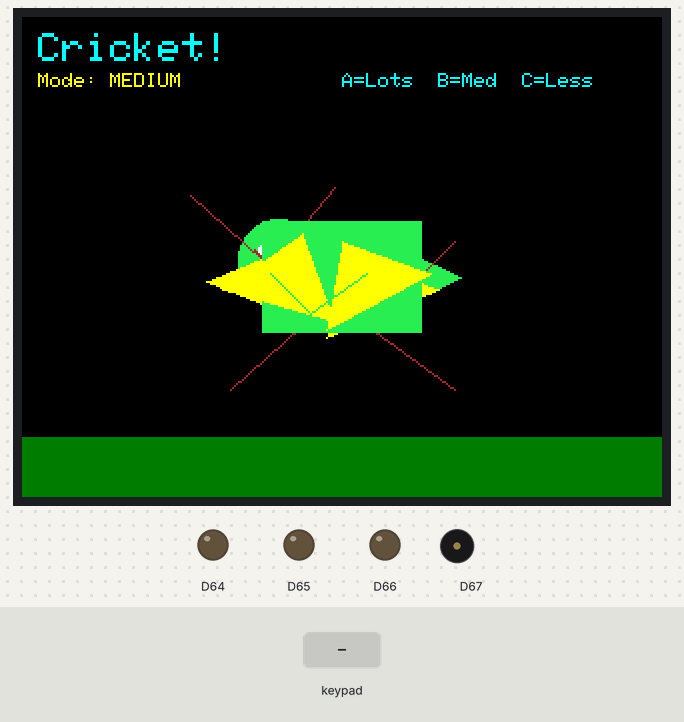
A sketch run on a simulated Arduino Uno R4 WiFi. Shown: 320×240 colour display, output pins drawn as LEDs (lit = HIGH), buzzer (waves = sounding). The test bench sets the inputs (shaded band). Random numbers use the default seed unless the sketch sets one; not simulated (calls return 0 or success): arduino_secrets.h.

Above: at 4.8 s.
4.9 s: key 'A' pressed
At 6.8 s:
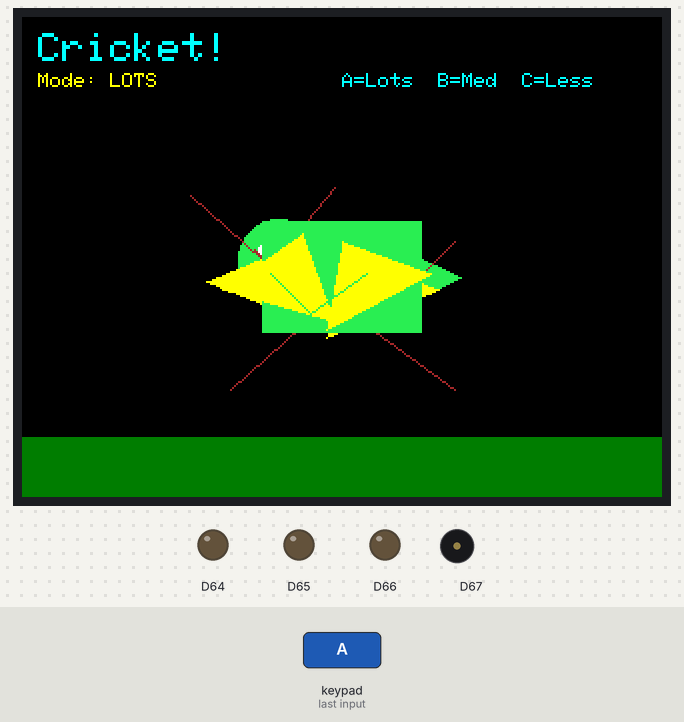
7.9 s: key 'C' pressed
At 7.98 s:
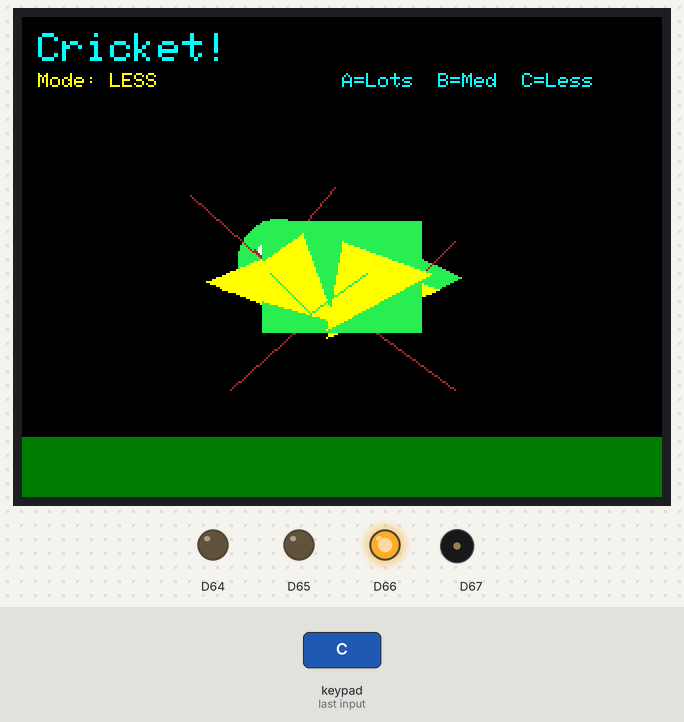
10.5 s: key 'B' pressed
At 10.59 s:
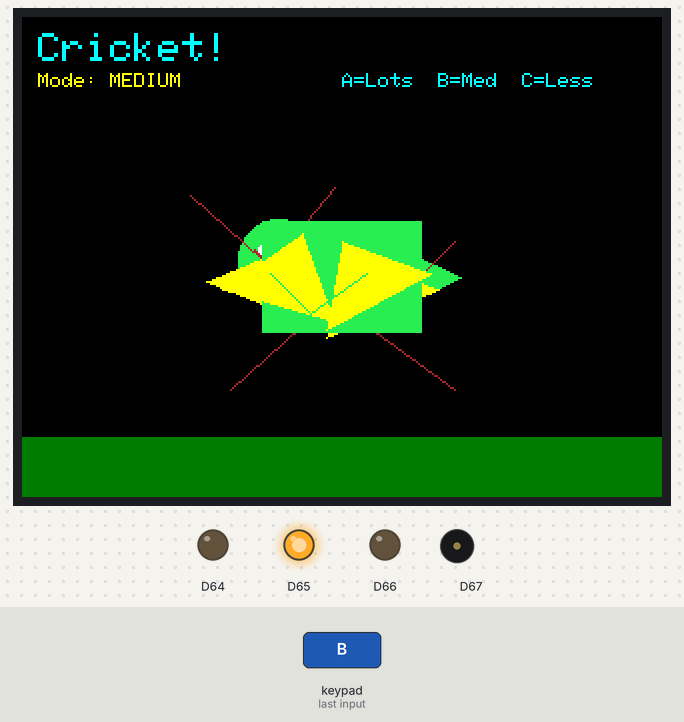
Timing chart, 0 to 13.5 s (numbered marks = the images above; inputs shaded):
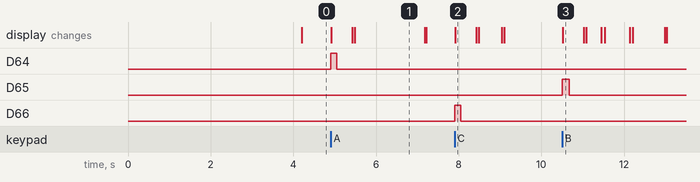

The sketch:

Cricket.ino
```cpp
#include "arduino_secrets.h"

/*  UNO R4 WiFi + Adafruit 2.8" TFT Touch Shield (PID 1947) + Modulino Buzzer + Modulino Buttons
    Sporadic "smoke-alarm-like" cricket with three intensity profiles via Buttons:
      - A = LOTS (frequent, extra doubles/triples)
      - B = MEDIUM (default; previous behavior)
      - C = LESS (rare, mostly singles)

    Notes:
      - Pressing A/B/C updates the profile immediately and reschedules the next burst.
      - If your Modulino Buttons API differs, adjust serviceButtons() accordingly.
*/

#include <SPI.h>
#include <Wire.h>
#include <Adafruit_GFX.h>
#include <Adafruit_ILI9341.h>
#include <Modulino.h>
#include <math.h>

// ---- Display pins (PID 1947 shield on UNO form factor) ----
#define TFT_CS   10
#define TFT_DC    9
#define TFT_RST   8   // set -1 if tied to RESET
Adafruit_ILI9341 tft(TFT_CS, TFT_DC, TFT_RST);

// ---- Modulino Buzzer (Qwiic/I2C) ----
ModulinoBuzzer buzzer;
bool buzzerOK = false;

// ---- Modulino Buttons (Qwiic/I2C) ----
// Assumes a class named ModulinoButtons with begin() and read() -> bitmask {A=bit0,B=bit1,C=bit2}
ModulinoButtons buttons;
bool buttonsOK = false;

// ---- Colors ----
const uint16_t COL_BG     = ILI9341_BLACK;
const uint16_t COL_GRASS  = ILI9341_DARKGREEN;
const uint16_t COL_BODY   = 0x2F6A;
const uint16_t COL_WING   = ILI9341_YELLOW;
const uint16_t COL_LEG    = 0xA145;
const uint16_t COL_EYE    = ILI9341_WHITE;
const uint16_t COL_PUPIL  = ILI9341_BLACK;
const uint16_t COL_TEXT   = ILI9341_CYAN;

// ---- Cricket placement & size ----
int cx, cy;
int scaleFactor = 2; // 1..3 to resize

// ---- Cricket timbre ----
int   CENTER_FREQ_HZ         = 4700; // 4.7 kHz-ish
int   FM_DEVIATION_HZ        = 320;  // +/- within a syllable
float FM_CYCLES_PER_SYLLABLE = 2.4f; // FM wobble per syllable

int   SYLLABLE_MS            = 38;   // one crisp "syllable"
int   SUBFRAME_MS            = 6;    // micro-pulse size
int   SUBFRAME_OFF_MS        = 1;    // brief off inside syllable

int   INTER_SYLLABLE_GAP_MS  = 55;   // within-burst gap (for multi-chirp)
int   RAND_FREQ_JITTER       = 120;
int   RAND_TIME_JITTER_MS    = 5;

// ---- SPORADIC scheduling (annoyance controls) ----
// Converted to VARIABLES so the profile can change at runtime.
unsigned long MEAN_IDLE_MS     = 45000UL;  // average wait between bursts
unsigned long MIN_IDLE_MS      = 12000UL;  // never sooner than 12s
unsigned long MAX_IDLE_MS      = 120000UL; // never later than 120s

float DOUBLE_PROB = 0.33f; // 33% chance of a double chirp
float TRIPLE_PROB = 0.07f; // 7% chance of a triple (rare = extra annoying)
const int   INTER_CHIRP_BURST_MS_MIN = 350;  // gap between chirps in a burst
const int   INTER_CHIRP_BURST_MS_MAX = 700;

// ---- Idle screen twitch so it doesnâ  t look frozen ----
const unsigned long IDLE_WING_TWITCH_EVERY_MS_MIN = 1800;
const unsigned long IDLE_WING_TWITCH_EVERY_MS_MAX = 4200;

// ---- Profiles ----
enum ChirpProfile { LOTS, MEDIUM, LESS };
ChirpProfile currentProfile = MEDIUM;

// -------------------------------------------------------------------
// Drawing helpers
// -------------------------------------------------------------------
void drawGrass() {
  tft.fillRect(0, tft.height() - 30, tft.width(), 30, COL_GRASS);
}

void drawCricketBody() {
  int bodyW = 60 * scaleFactor;
  int bodyH = 28 * scaleFactor;
  int headR = 10 * scaleFactor;

  for (int i = 0; i < bodyH / 2; i++) {
    int w = bodyW - (i * bodyW) / (bodyH / 2);
    tft.drawFastHLine(cx - w / 2, cy - i, w, COL_BODY);
    tft.drawFastHLine(cx - w / 2, cy + i, w, COL_BODY);
  }

  tft.fillCircle(cx - (bodyW / 2) + headR + 4 * scaleFactor, cy - bodyH / 6, headR, COL_BODY);

  tft.fillCircle(cx - (bodyW / 2) + headR + 2 * scaleFactor, cy - bodyH / 6 - 2 * scaleFactor, 3 * scaleFactor, COL_EYE);
  tft.fillCircle(cx - (bodyW / 2) + headR + 2 * scaleFactor, cy - bodyH / 6 - 2 * scaleFactor, 1 * scaleFactor, COL_PUPIL);

  int ax = cx - (bodyW / 2) + headR;
  int ay = cy - bodyH / 6;
  tft.drawLine(ax, ay, ax - 18 * scaleFactor, ay - 16 * scaleFactor, COL_LEG);
  tft.drawLine(ax + 3 * scaleFactor, ay, ax + 18 * scaleFactor, ay - 18 * scaleFactor, COL_LEG);

  int legY = cy + bodyH / 2 - 2 * scaleFactor;
  tft.drawLine(cx - 10 * scaleFactor, legY, cx - 28 * scaleFactor, legY + 16 * scaleFactor, COL_LEG);
  tft.drawLine(cx + 6 * scaleFactor,  legY, cx + 28 * scaleFactor, legY + 16 * scaleFactor, COL_LEG);

  tft.drawLine(cx - 6 * scaleFactor, cy + bodyH / 3, cx - 22 * scaleFactor, cy + bodyH / 3 - 16 * scaleFactor, COL_LEG);
  tft.drawLine(cx + 10 * scaleFactor, cy + bodyH / 3, cx + 28 * scaleFactor, cy + bodyH / 3 - 18 * scaleFactor, COL_LEG);
}

void drawWings(bool frameA) {
  int bodyW = 60 * scaleFactor;
  int bodyH = 28 * scaleFactor;
  int wx0 = cx - bodyW / 6;
  int wy0 = cy - bodyH / 3;

  tft.fillRect(cx - bodyW / 3, cy - bodyH / 2, (bodyW * 2) / 3, bodyH, COL_BODY);

  if (frameA) {
    tft.fillTriangle(wx0, wy0,
                     wx0 - 24 * scaleFactor, wy0 + 10 * scaleFactor,
                     wx0 + 6 * scaleFactor,  wy0 + 22 * scaleFactor,
                     COL_WING);
    tft.fillTriangle(wx0 + 8 * scaleFactor,  wy0 + 2 * scaleFactor,
                     wx0 + 34 * scaleFactor, wy0 + 12 * scaleFactor,
                     wx0 + 6 * scaleFactor,  wy0 + 24 * scaleFactor,
                     COL_WING);
  } else {
    tft.fillTriangle(wx0, wy0 - 2 * scaleFactor,
                     wx0 - 20 * scaleFactor, wy0 + 12 * scaleFactor,
                     wx0 + 8 * scaleFactor,  wy0 + 20 * scaleFactor,
                     COL_WING);
    tft.fillTriangle(wx0 + 10 * scaleFactor, wy0,
                     wx0 + 32 * scaleFactor, wy0 + 8 * scaleFactor,
                     wx0 + 6 * scaleFactor,  wy0 + 22 * scaleFactor,
                     COL_WING);
  }

  tft.drawLine(wx0 - 8 * scaleFactor, wy0 + 8 * scaleFactor,
               wx0 + 2 * scaleFactor,  wy0 + 18 * scaleFactor, COL_BODY);
  tft.drawLine(wx0 + 16 * scaleFactor, wy0 + 8 * scaleFactor,
               wx0 + 2 * scaleFactor,  wy0 + 18 * scaleFactor, COL_BODY);
}

void drawChirpMarks(bool on) {
  int x = cx + 44 * scaleFactor;
  int y = cy - 6 * scaleFactor;
  uint16_t c = on ? COL_TEXT : COL_BG;
  tft.drawLine(x, y, x + 10 * scaleFactor, y - 8 * scaleFactor, c);
  tft.drawLine(x - 4 * scaleFactor, y + 6 * scaleFactor, x + 8 * scaleFactor, y + 2 * scaleFactor, c);
}

void drawTitle() {
  tft.setTextSize(2);
  tft.setTextColor(COL_TEXT, COL_BG);
  tft.setCursor(8, 8);
  tft.print("Cricket!");
}

void drawModeBanner() {
  // Clear area under title for mode + help
  tft.fillRect(0, 24, tft.width(), 26, COL_BG);
  tft.setTextSize(1);
  tft.setTextColor(ILI9341_YELLOW, COL_BG);
  tft.setCursor(8, 28);
  tft.print("Mode: ");
  switch (currentProfile) {
    case LOTS:   tft.print("LOTS");   break;
    case MEDIUM: tft.print("MEDIUM"); break;
    case LESS:   tft.print("LESS");   break;
  }
  tft.setCursor(160, 28);
  tft.setTextColor(ILI9341_CYAN, COL_BG);
  tft.print("A=Lots  B=Med  C=Less");
}

void drawScene() {
  tft.fillScreen(COL_BG);
  drawTitle();
  drawModeBanner();
  drawGrass();
  drawCricketBody();
  drawWings(true);
}

// -------------------------------------------------------------------
// SOUND: one syllable (micro-pulsed, light FM)  ~40 ms total
// -------------------------------------------------------------------
void chirpSyllable(int centerHz, int durationMs, int fmDevHz, float fmCycles, int subMs) {
  drawWings(true);
  drawChirpMarks(true);

  int frames = max(1, durationMs / subMs);
  for (int i = 0; i < frames; i++) {
    float p = (frames <= 1) ? 0.0f : (float)i / (frames - 1);
    float fm  = sinf(6.2831853f * fmCycles * p);
    int   f   = centerHz + (int)(fmDevHz * fm);

    int onMs  = subMs - SUBFRAME_OFF_MS;
    if (onMs < 1) onMs = subMs;

    buzzer.tone(f, onMs);
    delay(onMs);
    if (SUBFRAME_OFF_MS > 0) delay(SUBFRAME_OFF_MS);

    if (i % 2 == 0) drawWings((i / 2) % 2 == 0);
  }

  drawChirpMarks(false);
  drawWings(false);
}

// -------------------------------------------------------------------
// Random helpers (exponential wait feels more "randomly occurring")
// -------------------------------------------------------------------
float urand01() {
  long r = random(1, 10001); // 1..10000
  return (float)r / 10000.0f;
}

unsigned long expWaitMs(float meanMs) {
  float u = urand01();
  float w = -meanMs * logf(u);
  return (unsigned long)w;
}

// -------------------------------------------------------------------
// Emit one burst: single/double/triple short chirps
// -------------------------------------------------------------------
void emitBurst() {
  float u = urand01();
  int chirps = 1;
  if (u < TRIPLE_PROB) chirps = 3;
  else if (u < TRIPLE_PROB + DOUBLE_PROB) chirps = 2;

  for (int c = 0; c < chirps; c++) {
    int fCenter = CENTER_FREQ_HZ + random(-RAND_FREQ_JITTER, RAND_FREQ_JITTER + 1);
    int durMs   = SYLLABLE_MS + random(-RAND_TIME_JITTER_MS, RAND_TIME_JITTER_MS + 1);

    chirpSyllable(fCenter, durMs, FM_DEVIATION_HZ, FM_CYCLES_PER_SYLLABLE, SUBFRAME_MS);

    if (c < chirps - 1) {
      int gap = random(INTER_CHIRP_BURST_MS_MIN, INTER_CHIRP_BURST_MS_MAX + 1);
      delay(gap);
    }
  }
}

// -------------------------------------------------------------------
// Profiles: apply + UI + reschedule
// -------------------------------------------------------------------
unsigned long nextBurstAt = 0;
unsigned long nextIdleWingTwitchAt = 0;

void scheduleNextBurst() {
  unsigned long w = expWaitMs((float)MEAN_IDLE_MS);
  if (w < MIN_IDLE_MS) w = MIN_IDLE_MS;
  if (w > MAX_IDLE_MS) w = MAX_IDLE_MS;
  nextBurstAt = millis() + w;
}

void scheduleNextTwitch() {
  nextIdleWingTwitchAt = millis() + random(IDLE_WING_TWITCH_EVERY_MS_MIN,
                                           IDLE_WING_TWITCH_EVERY_MS_MAX + 1);
}

void applyProfile(ChirpProfile p) {
  currentProfile = p;
  switch (p) {
    case LOTS:
      MEAN_IDLE_MS = 10000UL;   // avg ~10s
      MIN_IDLE_MS  = 3000UL;    // never sooner than 3s
      MAX_IDLE_MS  = 30000UL;   // cap at 30s
      DOUBLE_PROB  = 0.55f;
      TRIPLE_PROB  = 0.20f;
      break;

    case MEDIUM:
      MEAN_IDLE_MS = 45000UL;   // ~45s avg
      MIN_IDLE_MS  = 12000UL;
      MAX_IDLE_MS  = 120000UL;
      DOUBLE_PROB  = 0.33f;
      TRIPLE_PROB  = 0.07f;
      break;

    case LESS:
      MEAN_IDLE_MS = 120000UL;  // ~2min avg
      MIN_IDLE_MS  = 30000UL;
      MAX_IDLE_MS  = 300000UL;  // up to 5min
      DOUBLE_PROB  = 0.18f;
      TRIPLE_PROB  = 0.03f;
      break;
  }
  drawModeBanner();
  // Nudge the schedule so the new profile is felt quickly
  nextBurstAt = millis() + 500; // ~immediate next check
}

// Poll Buttons and switch chirp profile on press.
// Lights the matching button LED for feedback.
void serviceButtons() {
  if (!buttonsOK) return;

  // Only true when the module has a state transition to report (debounced)
  if (!buttons.update()) return;

  bool a = buttons.isPressed(0);  // Button A
  bool b = buttons.isPressed(1);  // Button B
  bool c = buttons.isPressed(2);  // Button C

  // LED feedback on the Buttons module
  buttons.setLeds(a, b, c);

  if (a)      applyProfile(LOTS);
  else if (b) applyProfile(MEDIUM);
  else if (c) applyProfile(LESS);
}


// -------------------------------------------------------------------
// SETUP / LOOP
// -------------------------------------------------------------------
void setup() {
  Serial.begin(115200);
  randomSeed(analogRead(A0));

  Wire.begin();
  Modulino.begin();

  // Buzzer
  buzzer.begin();
  buzzerOK = true;

  // Buttons
  buttons.begin();
  buttonsOK = true; // If your lib exposes isConnected(), you can check it here.

  // TFT
  tft.begin();
  tft.setRotation(1);
  cx = tft.width() / 2;
  cy = tft.height() / 2 + 10;
  drawScene();

  // Start in MEDIUM
  applyProfile(MEDIUM);

  scheduleNextBurst();
  scheduleNextTwitch();
}

void loop() {
  unsigned long now = millis();

  // Poll buttons every loop (non-blocking)
  serviceButtons();

  // Idle wing micro-twitch (tiny visual, ~40 ms, non-intrusive)
  if ((long)(now - nextIdleWingTwitchAt) >= 0) {
    drawWings(true);
    delay(40);
    drawWings(false);
    scheduleNextTwitch();
  }

  // Time to emit a burst?
  if ((long)(now - nextBurstAt) >= 0) {
    emitBurst();
    scheduleNextBurst();
  }
}
```

Measured:
- after the input at 4.9 s, D64: LOW → HIGH at once, → LOW 0.15 s later
- after the input at 7.9 s, D66: LOW → HIGH at once, → LOW 0.15 s later; the display: changes at once (image 2)
- after the input at 10.5 s, D65: LOW → HIGH at once, → LOW 0.18 s later
- what the display in image 1 shows lasts 1.7 s, from 5.5 s to 7.2 s
- what the display in image 2 shows lasts 0.5 s, from 7.9 s to 8.4 s
